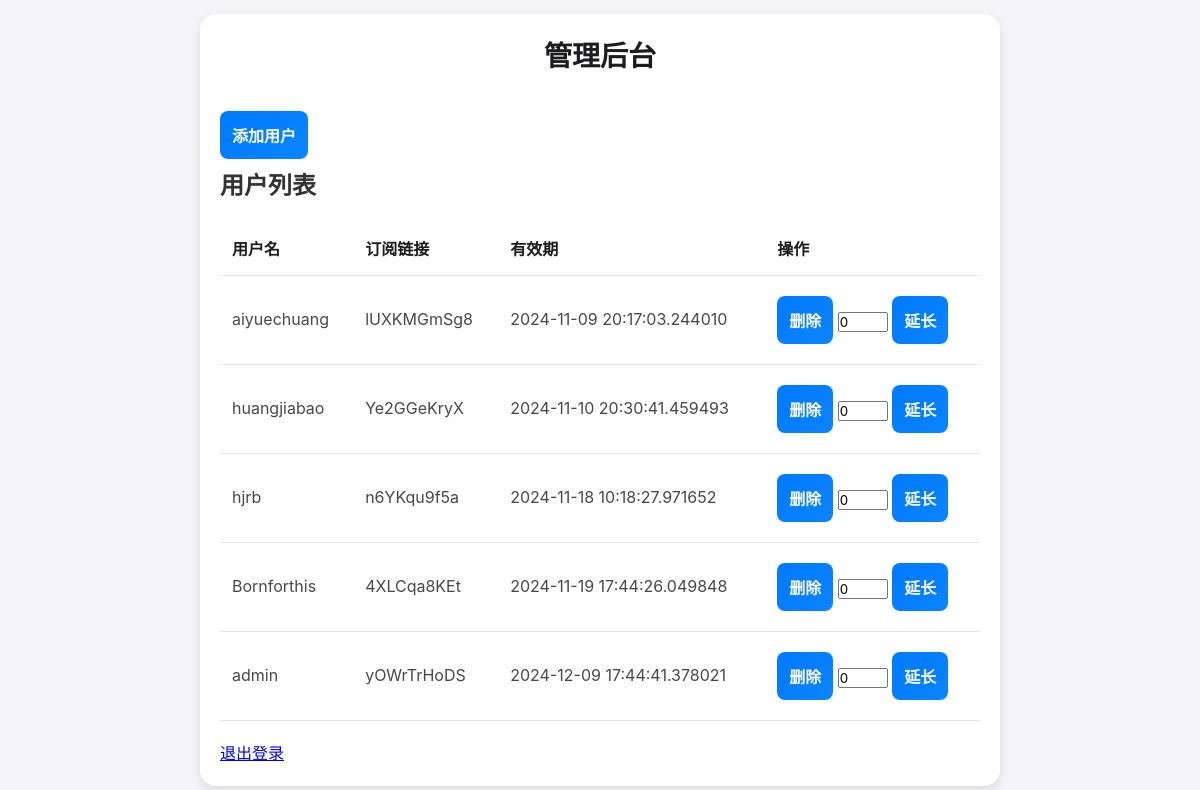
Before: /admin (signed in) with the older database file.
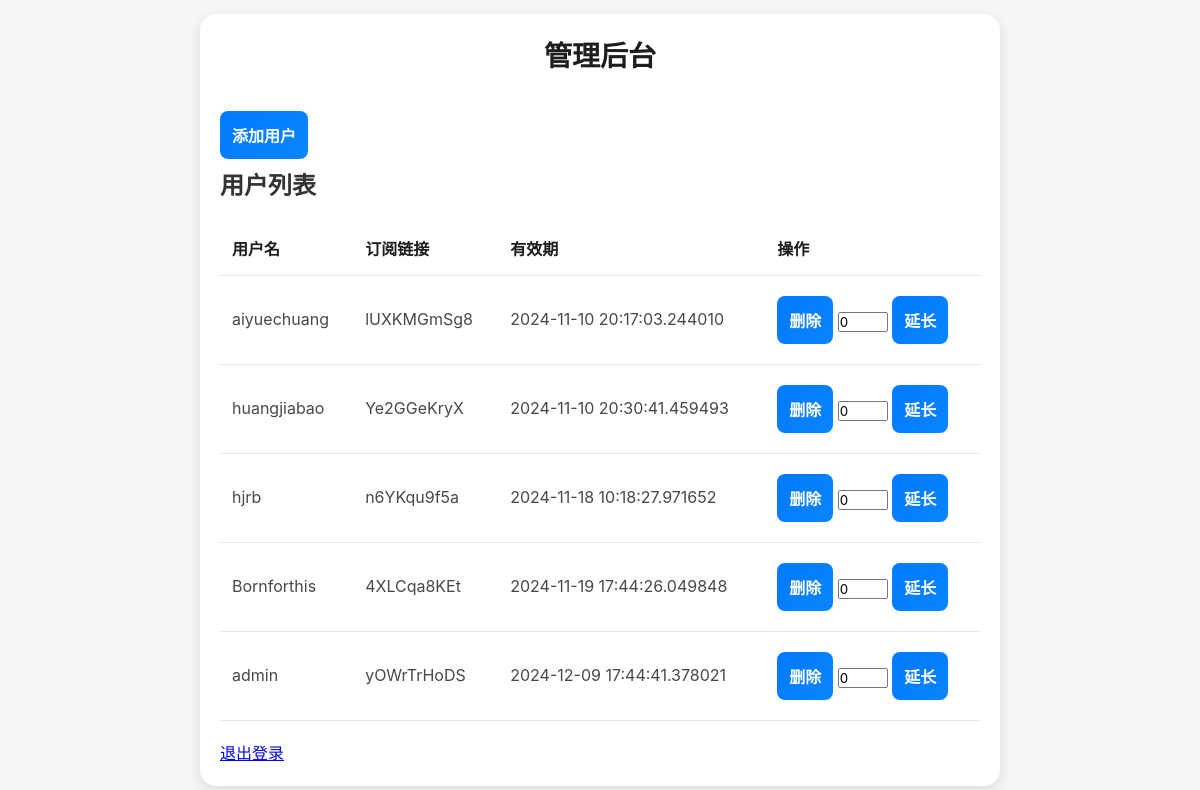
After: the same page with the newer database file.
### app.py (models this page shows, shortened)
class User(db.Model):
    id = db.Column(db.Integer, primary_key=True)
    username = db.Column(db.String(150), nullable=False, unique=True)
    password = db.Column(db.String(150), nullable=False)
    expiration_date = db.Column(db.DateTime, nullable=True)
    subscription_link = db.Column(db.String(200), nullable=True, unique=True)

### app.py (the view, shortened to what this page needs)
@app.route('/admin', methods=['GET', 'POST'])
@admin_login_required
def admin():
    users = User.query.all()
    return render_template('admin.html', users=users)

### app.py (called while the page is built)
def admin_login_required(f):
    @wraps(f)
    def decorated_function(*args, **kwargs):
        if 'admin_logged_in' not in session:
            flash("请先登录", "danger")
            return redirect(url_for('login'))
        return f(*args, **kwargs)
    return decorated_function

### templates/admin.html (shortened to what this page needs)
<!DOCTYPE html>
<html lang="en">
<head>
    <link rel="stylesheet" href="{{ url_for('static', filename='style.css') }}">
</head>
<body>
    <div class="container">
        <h1>管理后台</h1>
        <button id="addUserButton">添加用户</button>
        <h2>用户列表</h2>
        <table>
            <tr>
                <th>用户名</th>
                <th>订阅链接</th>
                <th>有效期</th>
                <th>操作</th>
            </tr>
            {% for user in users %}
            <tr>
                <td>{{ user.username }}</td>
                <td>{{ user.subscription_link }}</td>
                <td>{{ user.expiration_date }}</td>
                <td>
                    <form method="post" style="display: inline;">
                        <button type="submit">删除</button>
                    </form>
                    <form method="post" style="display: inline;">
                        <input type="number" name="additional_days" value="0" style="width: 50px;">
                        <button type="submit">延长</button>
                    </form>
                </td>
            </tr>
            {% endfor %}
        </table>
        <a href="{{ url_for('logout') }}" style="display: inline-block; margin-top: 20px;">退出登录</a>
    </div>
</body>
</html>

### static/style.css (style rules this page uses)
* { margin: 0; padding: 0; box-sizing: border-box; font-family: -apple-system, BlinkMacSystemFont, "Segoe UI", Roboto, "Helvetica Neue", Arial, sans-serif; }
body { background-color: #f5f5f7; color: #333; display: flex; justify-content: center; align-items: center; min-height: 100vh; line-height: 1.6; }
.container { width: 100%; max-width: 800px; padding: 20px; background-color: #ffffff; border-radius: 16px; box-shadow: 0 4px 12px rgba(0, 0, 0, 0.1); }
h1 { font-size: 28px; margin-bottom: 24px; color: #1d1d1f; font-weight: 600; text-align: center; }
button { padding: 12px; border: none; border-radius: 8px; font-size: 16px; font-weight: 600; color: #fff; background: linear-gradient(135deg, #007aff, #0a84ff); cursor: pointer; transition: background 0.3s ease; margin: 8px 0; }
table { width: 100%; border-collapse: collapse; margin-top: 20px; }
th, td { padding: 12px; border-bottom: 1px solid #e5e5ea; text-align: left; }
th { font-weight: 600; color: #1d1d1f; }
td { color: #48484a; }

Changed rows visible on the page:
changed User "aiyuechuang": expiration_date "2024-11-09 20:17:03.244010" → "2024-11-10 20:17:03.244010"
